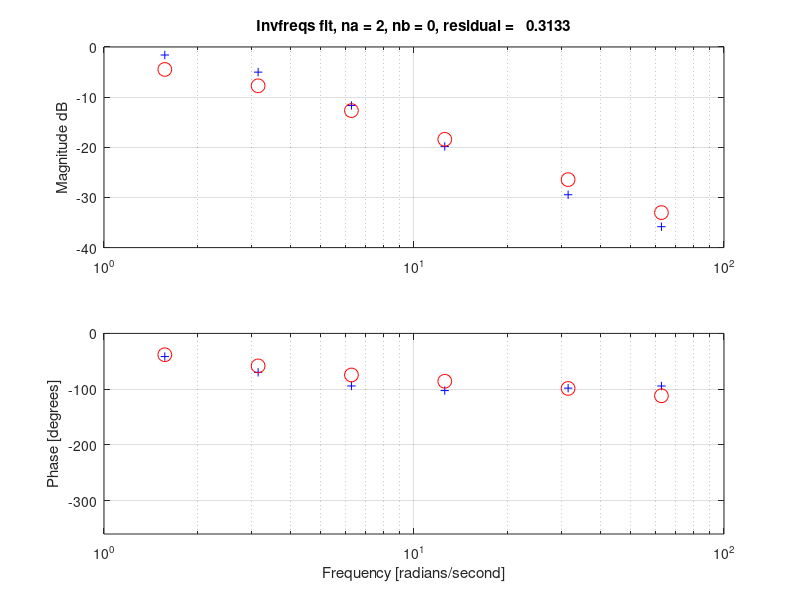

Source code (MATLAB): (Note: this script raises an error after producing the figure.)
%%  Example Using Matlab invfreqs() command 
%%
%%   

%%%%%%%%%%%%%%%%%%%%%%%%%%%%%%%%%%%%%%
%%  Setup the raw data.  This is simulated experimental data. 
%%%%%%%%%%%%%%%%%%%%%%%%%%%%%%%%%%%%%%

Periods = [
4
2
1
0.5
0.2
0.1 ];

Ws = (2*pi) ./ Periods;

Gains = [
   0.831639474259661
   0.561435832548028
   0.261189817880566
   0.101983185877470
   0.033648116659521
   0.016152022818775]

Phases = [
  -41.6187915810549
  -69.7959867048385
  -94.3590297220614
  -102.5954673199546
  -98.1945637194365
  -94.4362358923972]; 

%% Compute the complex gain based on the data 
Hs = Gains .* exp(j * Phases * (pi/180));

%% Here, the weights are set up simply to be 1.0 
Weights = ones(size(Ws));

%%%%%%%%%%%%%%%%%%%%%%%%%%%%%%%%%%%%%%
%% Do fit to two poles and one zero, measure the residual errors. 
%%%%%%%%%%%%%%%%%%%%%%%%%%%%%%%%%%%%%%


    
%%%%%%%%%%%%%%%%%%%%%%%%%%%%%%%%%%%%%%
%% These lines do the fit. 
%%%%%%%%%%%%%%%%%%%%%%%%%%%%%%%%%%%%%%

%%  Set up for two poles and one zero 
na = 2; 
nb = 0;        

%% Do the fit, B20 and A20 are the numerator and denominator polynomials of the best fit
%% with two poles and one zero. 
[B20, A20] = invfreqs(Hs, Ws, nb, na, Weights)

%% The freqs command takes pole and zero polynomials, and returns the complex gain based on the transfer function. 
%% These lines of code compute the complex gain (HHat), and corresponding PhaseAngles
HHat20     = freqs(B20, A20, Ws);
PhaseHat20 = atan2(imag(HHat20), real(HHat20)) * (180/pi); 

%% The residual error is measured as the norm of the differences in the complex gains. 
Residuals(na, nb+1) = norm( Hs - HHat20 );

%% Plot the bode plot, of the experimental data, and fit model 
figure(1), clf
  subplot(2,1,1)
    semilogx(Ws, 20*log10(Gains), 'b+', Ws, 20*log10(abs(HHat20)), 'ro', 'markersize', 10)
    ylabel('Magnitude dB'); grid on 
    title(sprintf('Invfreqs fit, na = %d, nb = %d, residual = %8.4f', na, nb, Residuals(na, nb+1)));

  subplot(2,1,2)
    semilogx(Ws, Phases, 'b+', Ws, PhaseHat20, 'ro', 'markersize', 10)
    ylim([-360 0])
    ylabel('Phase [degrees]'); grid on 
    xlabel('Frequency [radians/second]')

%% Plot the pole-zero map 
figure(2), clf 
  pzmap(B20, A20)
  axis equal  %% This line sets the horizontal-vertical scale to be 1:1 
  axis([-40 10 -20 20])
  title('Pole-zero Map.  Best Fit.  Two Poles, No Zero') 
  
    
    
    
%%%%%%%%%%%%%%%%%%%%%%%%%%%%%%%%%%%%%%
%% No Do the fit with 3 poles and 1 zero 
%%%%%%%%%%%%%%%%%%%%%%%%%%%%%%%%%%%%%%

%% These lines do the fit. 
na = 3; 
nb = 1;       
%% Determine the numerator and denominator polynomials 
[B31, A31] = invfreqs(Hs, Ws, nb, na, Weights)

%% The freqs command takes pole and zero polynomials, and returns the complex gain based on the transfer function.  
HHat31    = freqs(B31, A31, Ws);
PhaseHat31 = atan2(imag(HHat31), real(HHat31)) * (180/pi); 
Residuals(na, nb+1) = norm( Hs - HHat31 );


%% Plot the bode plot, of the experimental data, and fit model 
figure(3), clf
  subplot(2,1,1)
    semilogx(Ws, 20*log10(Gains), 'b+', Ws, 20*log10(abs(HHat31)), 'ro', 'markersize', 10)
    ylabel('Magnitude dB'); grid on 
    title(sprintf('Invfreqs fit, na = %d, nb = %d, residual = %8.4f', na, nb, Residuals(na, nb+1)));

  subplot(2,1,2)
    semilogx(Ws, Phases, 'b+', Ws, PhaseHat31, 'ro', 'markersize', 10)
    ylim([-360 0])
    ylabel('Phase [degrees]'); grid on 
    xlabel('Frequency [radians/second]')


%% Plot the pole-zero map 
figure(4), clf 
  pzmap(B31, A31)
  axis equal
  axis([-80 100 -40 40])
  title('Pole-zero Map.  Best Fit.  Three Poles, One Zero') 
